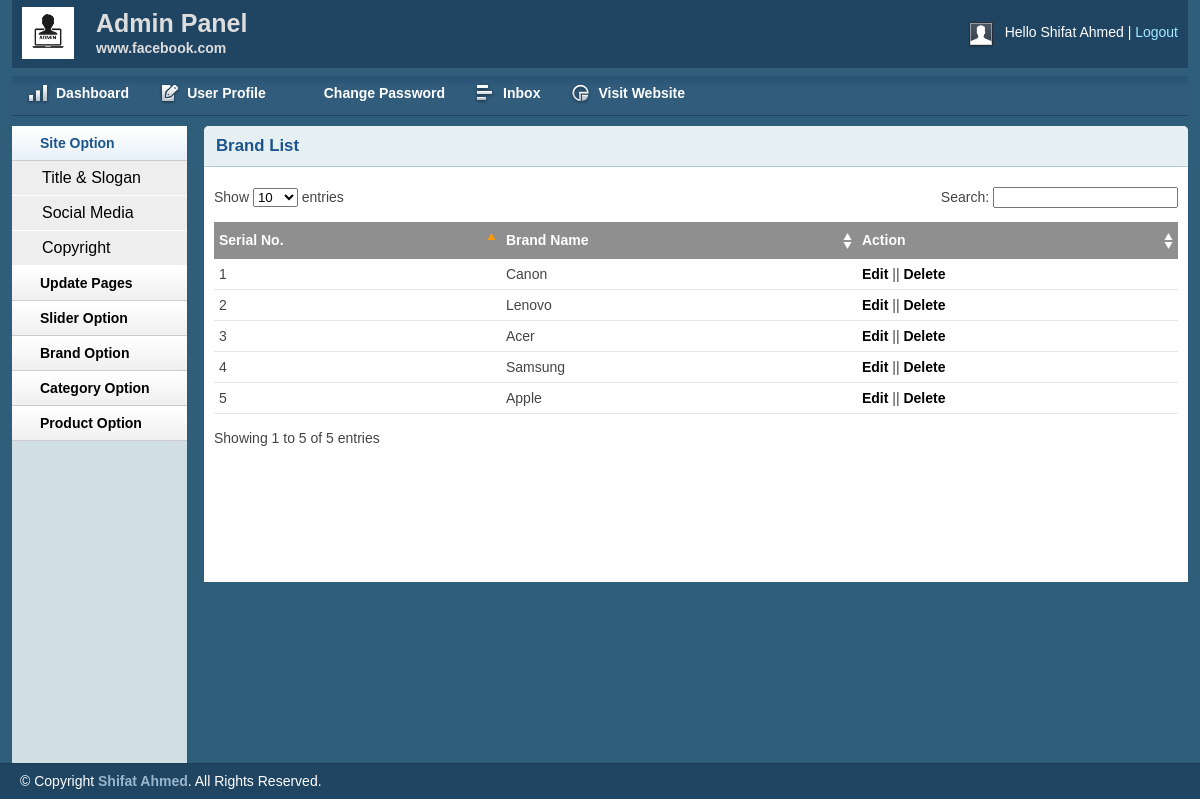
Page /admin/brandlist.php (signed in) on the committed database.
### tables this page shows
CREATE TABLE `tbl_brand` (
  `brandId` int(11) NOT NULL,
  `brandName` varchar(255) NOT NULL
);

### lib/Database.php (called while the page is built, shortened)
<?php
Class Database{
    public $host   = DB_HOST;
    public $user   = DB_USER;
    public $pass   = DB_PASS;
    public $dbname = DB_NAME;
    public $link;
private function connectDB(){
    $this->link = new mysqli($this->host, $this->user, $this->pass,
    $this->dbname);
 }
public function select($query){
  $result = $this->link->query($query) or  die($this->link->error.__LINE__);
  if($result->num_rows > 0){
    return $result;
  } else {
    return false;
  }
 }
}

### classes/Brand.php (called while the page is built, shortened)
<?php
    $filepath =realpath(dirname(__FILE__));
    include_once ($filepath.'/../lib/Database.php');
?>
<?php
    class Brand{
        private $db;
        public function __construct()
        {
            $this->db=new Database();
        }
        public function getAllBrand(){
            $query="SELECT * FROM tbl_brand ORDER BY brandId DESC";
            $getbrand=$this->db->select($query);
            return $getbrand;
        }
     }
?>

### admin/brandlist.php (the view, shortened to what this page needs)
<?php include 'inc/header.php';?>
<?php include 'inc/sidebar.php';?>
<?php include '../classes/Brand.php' ?>
<?php
    $br=new Brand();
?>
        <div class="grid_10">
            <div class="box round first grid">
                <h2>Brand List</h2>
                <div class="block">
                    <table class="data display datatable" id="example">
					<thead>
						<tr>
							<th>Serial No.</th>
							<th>Brand Name</th>
							<th>Action</th>
						</tr>
					</thead>
					<tbody>
                        <?php
						$showbrand=$br->getAllBrand();
						if($showbrand){
							$i=0;
							while($result=$showbrand->fetch_assoc()){
								$i++;
						?>
						<tr class="odd gradeX">
							<td><?php echo $i; ?></td>
							<td><?php echo $result['brandName']; ?></td>
							<td><a href="brandedit.php?brandid=<?php echo $result['brandId']; ?>">Edit</a>
							 || <a onclick="return confirm('Are you sure to delete')"; href="?delbrand=<?php echo $result['brandId']; ?>">Delete</a></td>
						</tr>
							<?php } } ?>
					</tbody>
				</table>
               </div>
            </div>
        </div>
<?php include 'inc/footer.php';?>

### admin/css/text.css (style rules this page uses)
body { font: 13px/1.5 Tahoma, Helvetica, Arial, 'Liberation Sans', FreeSans, sans-serif; }
h2 { font-size: 23px; }
p, dl, hr, h1, h2, h3, h4, h5, h6, ol, ul, pre, table, address, fieldset { margin-bottom: 20px; }

### admin/css/grid.css (style rules this page uses)
.grid_1, .grid_2, .grid_3, .grid_4, .grid_5, .grid_6, .grid_7, .grid_8, .grid_9, .grid_10, .grid_11, .grid_12, .grid_13, .grid_14, .grid_15, .grid_16 { display: inline; float: left; margin-left: 1%; margin-right: 1%; }
.container_12 .grid_10 { width: 81.333%; }

### admin/css/layout.css (style rules this page uses)
body { background: #fff none repeat scroll 0 0; color: #444; font-size: 14px; padding: 0; }
a { color: #000; font-weight:bold; text-decoration: none; }
h1, h2, h3, h4, h5, h6 { line-height:1.2em; margin-bottom:.3em; }
h2 { margin-top:1em; }
.box { background:#fff; margin-bottom:20px; padding:10px 10px 10px 10px; margin-left:-8px; }
.box.grid { padding-bottom:40px; }
.box.round { -moz-border-radius: 5px 5px 0px 0px; -webkit-border-radius: 5px 5px 0px 0px; border-radius: 5px 5px 0px 0px; }
.box h2 { font-size:1.2em; font-weight:bold; color:#1B548D; background:#E6F0F3; margin:-10px -10px 0 -10px; padding:10px 12px; border-bottom:1px solid #B3CBD6; -moz-border-radius: 5px 5px 0px 0px; -webkit-border-radius: 5px 5px 0px 0px; border-radius: 5px 5px 0px 0px; }
.box.first { min-height: 406px; }
.block { padding-top:20px; }
.block { padding-bottom:1px; }
table.display { margin: 0 auto; clear: both; width: 100%; }
.sorting_asc { background: #8f8f8f url(../img/table/sort_asc.png) no-repeat center right; padding:8px 5px; text-align:left; color:#fff; }
.sorting { background:#8f8f8f url(../img/table/sort_both.png) no-repeat center right; padding:8px 5px; text-align:left; color:#fff; }
tr.odd { height: 30px; line-height: 30px; border-bottom:1px solid #e6e6e6; }
tr.even { height: 30px; line-height: 30px; border-bottom:1px solid #e6e6e6; }
tr.odd td, tr.even td { padding-left:5px; }

### rows in the picture
tbl_brand: brandName "Canon"
tbl_brand: brandName "Lenovo"
tbl_brand: brandName "Acer"
tbl_brand: brandName "Samsung"
tbl_brand: brandName "Apple"

### other values in the picture
Session::get('adminName') "Shifat Ahmed"
